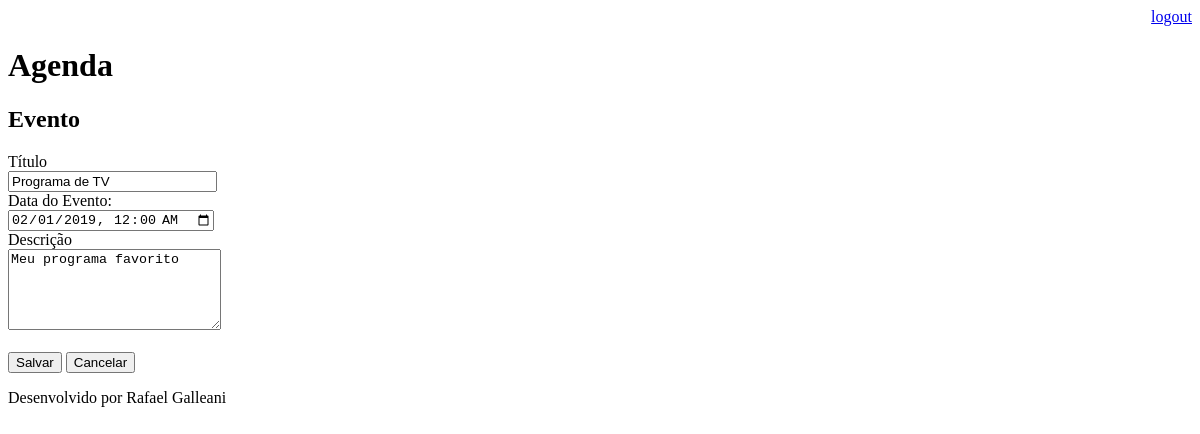
The app's page /agenda/evento/?id=9 (signed in), older data.
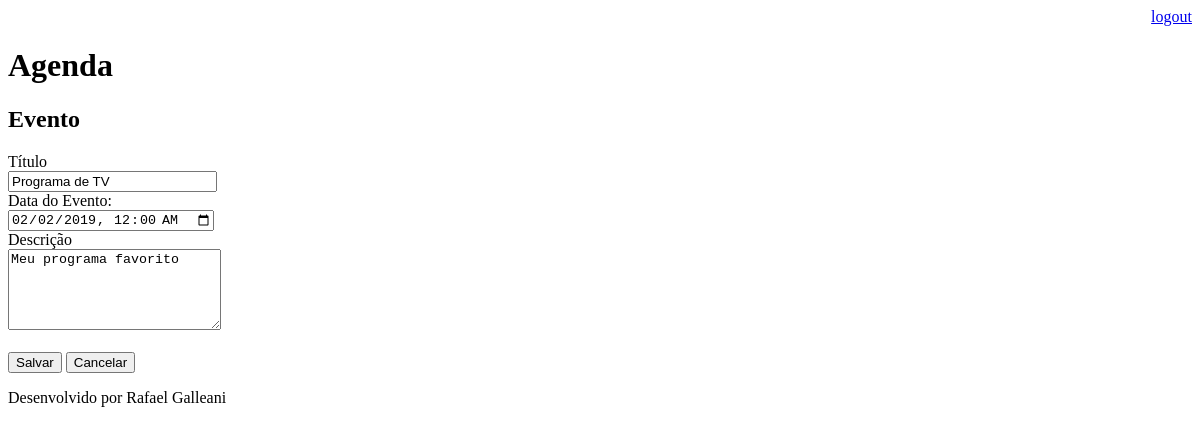
The same page, newer data.
### core/models.py (models this page shows, shortened)
class Evento(models.Model):
    titulo = models.CharField(max_length=100)
    descricao = models.TextField(blank=True, null=True)
    data_evento = models.DateTimeField(verbose_name='Data do Evento')
    data_criacao = models.DateTimeField(auto_now=True)
    usuario = models.ForeignKey(User, on_delete=models.CASCADE)
    class Meta:
        db_table = 'evento'
    def get_data_input_evento(self):
        return self.data_evento.strftime('%Y-%m-%dT%H:%M')

### core/views.py (the view)
# urls.py: path('agenda/evento/', views.evento),
@login_required(login_url='/login/')
def evento(request):
    id_evento = request.GET.get('id')
    dados = {}
    if id_evento:
        try:
            dados['evento'] = Evento.objects.get(id=id_evento)
        except Exception:
            raise Http404()
    return render(request, 'evento.html', dados)

### templates/evento.html (shortened to what this page needs)
{% extends "model-page.html" %}
{% block content %}
<h2>Evento</h2>
<form action="submit" method="POST">{% csrf_token %}
    <label>Título</label>
    <br>
    <input type="text" name="titulo" size="23" value="{{ evento.titulo }}">
    <br>
    <label>Data do Evento:</label>
    <br>
    <input type="datetime-local" name="data_evento" value="{{ evento.get_data_input_evento }}">
    <br>
    <label>Descrição</label>
    <br>
    <textarea name="descricao" rows="5" cols="24">{{ evento.descricao }}</textarea>
    <br><br>
    <button type="submit">Salvar</button>
    <a href="/">
        <button type="button">Cancelar</button>
    </a>
</form>
{% endblock %}

Row changes from the older to the newer data that the page shows:
changed Evento "Programa de TV": data_evento "02/01/2019 00:00" → "02/02/2019 00:00"
